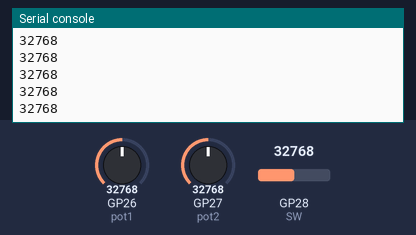
A program run on a simulated Raspberry Pi Pico running MicroPython. Shown: the last lines printed to the serial console. Inputs (shaded band) come from the test bench; at power-on: GP27 (pot2) = 32768, GP28 (SW) = 32768, GP26 (pot1) = 32768 (analog values on the 0–65535 scale).

Above: at 1.2 s.
1.3 s: GP27 (pot2) set to 45874
At 2.4 s:
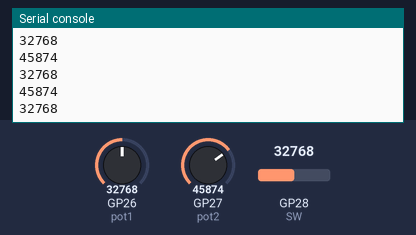
2.8 s: GP28 (SW) set to 19660
At 3.7 s:
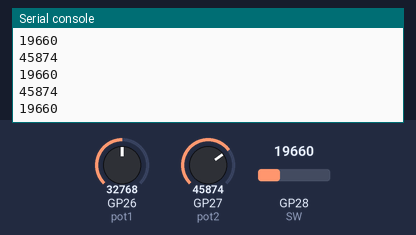
4.3 s: GP27 (pot2) set to 57670
At 5.3 s:
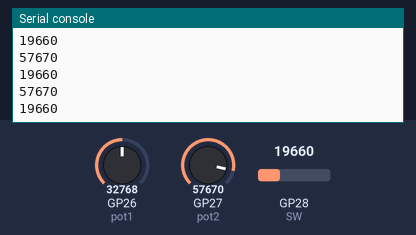
5.8 s: GP28 (SW) set to 7864
At 6.6 s:
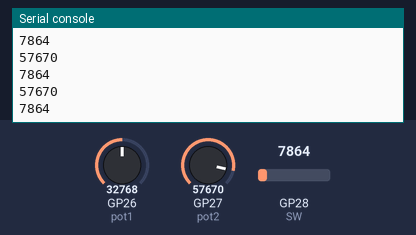
Timing chart, 0 to 8.3 s (numbered marks = the images above; inputs shaded):
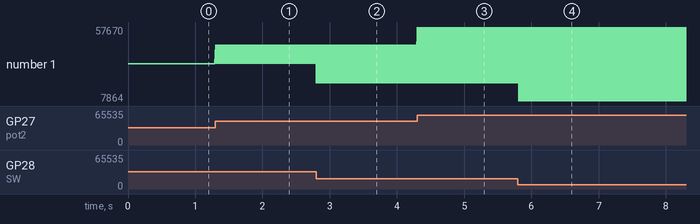

The program:

potentio.py
```python
from machine import ADC,Pin
from utime import sleep
SW = ADC(28)
pot1 = ADC(26)     # x axis
pot2 = ADC(27)     # y axis

while True:
    pot_val = pot1.read_u16()
    pot_val2 = pot2.read_u16()
    pot_val3 = SW.read_u16()
    #print(pot_val)
    print(pot_val2)
    print(pot_val3)
    sleep(0.01)
```

Measured:
- after the input at 1.3 s, the serial console: prints a new line at once (image 1)
- after the input at 2.8 s, the serial console: prints a new line at once (image 2)
- after the input at 4.3 s, the serial console: prints a new line at once (image 3)
- after the input at 5.8 s, the serial console: prints a new line at once (image 4)
- plotted number 1: 32768 → 19660 after the input at 2.8 s, 19660 → 7864 after the input at 5.8 s
